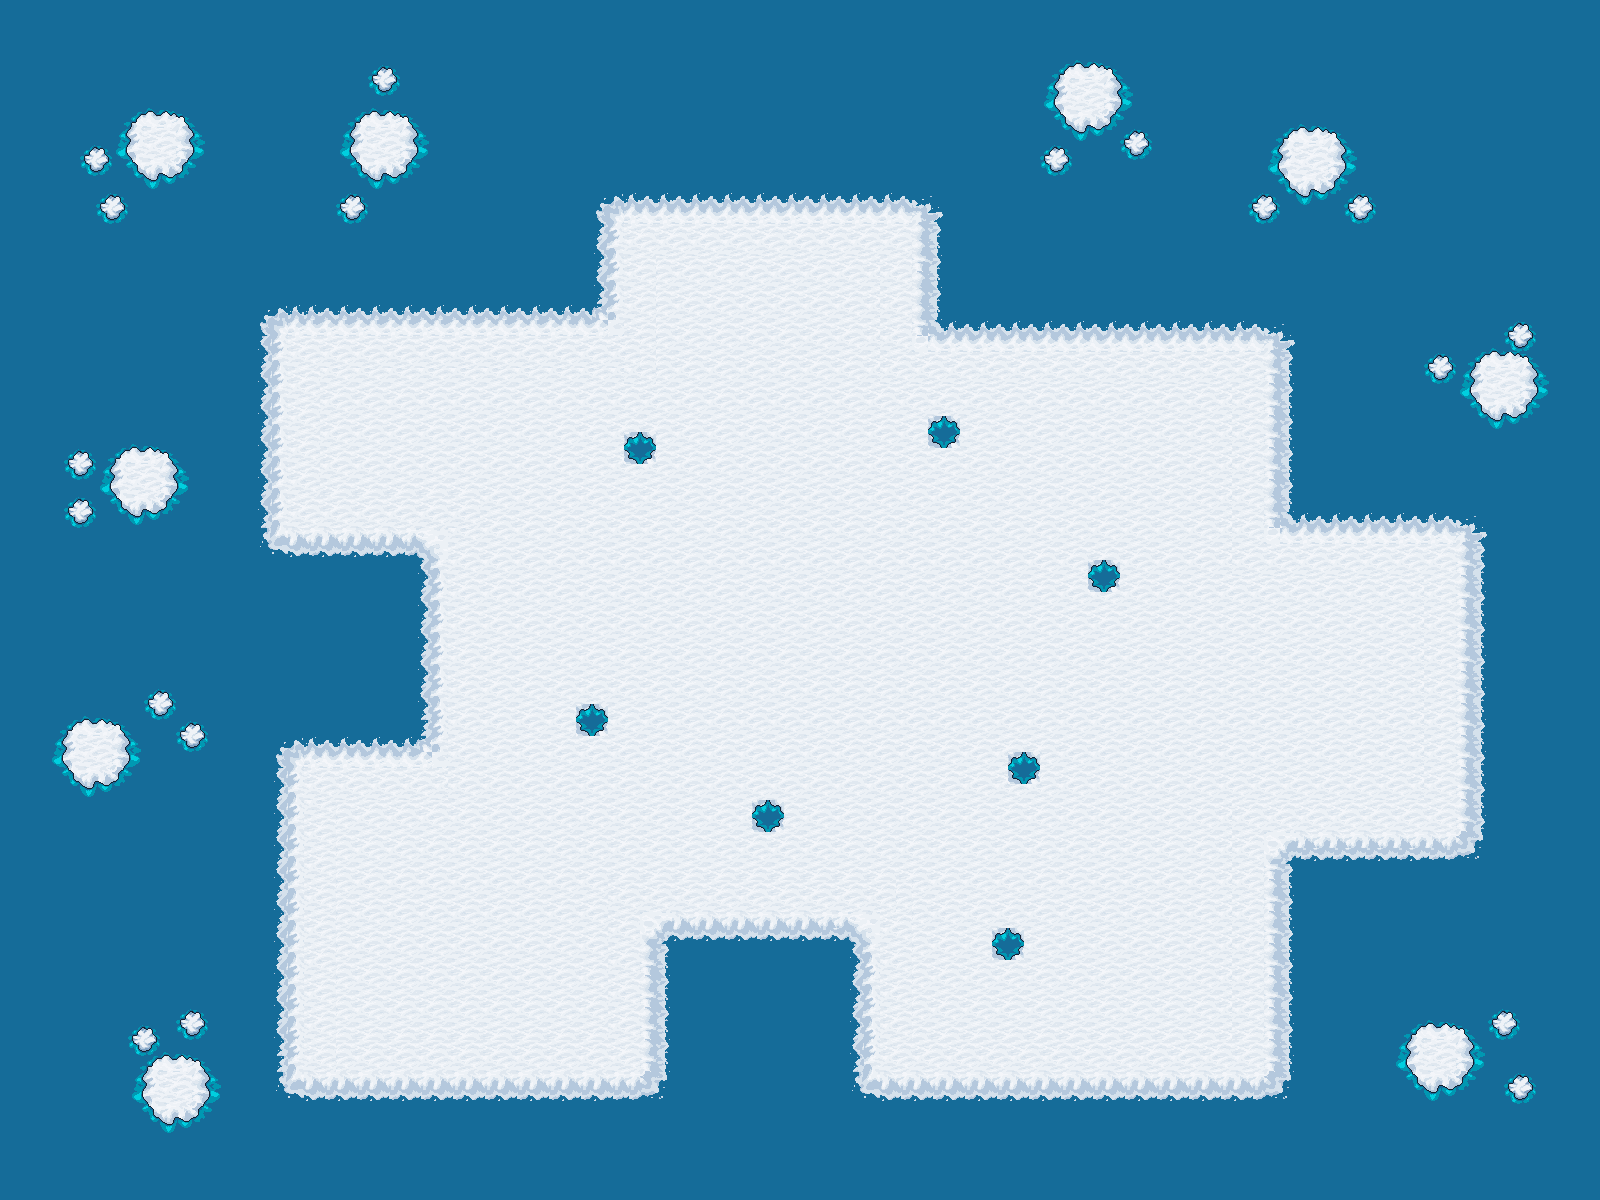

The image is a tile-based game level rendered from a .tmx file. Its description and source (layers, tilesets, objects; grid data summarised) follow:
An orthogonal 100x75 tile map with 16x16 px tiles, 4 tile layers (terrain, background, foreground, events), 4 tilesets.

<map version="1.0" orientation="orthogonal" renderorder="right-down" width="100" height="75" tilewidth="16" tileheight="16" nextobjectid="1">
 <tileset firstgid="1" name="tileset" tilewidth="16" tileheight="16" tilecount="5777">
  <image source="../../tileset.png" width="1744" height="848" />
 </tileset>
 <tileset firstgid="5778" name="terrain" tilewidth="16" tileheight="16" tilecount="4096">
  <image source="../../terrain.png" width="1024" height="1024" />
 </tileset>
 <tileset firstgid="9874" name="tileset-schnee" tilewidth="16" tileheight="16" tilecount="368">
  <image source="../../tileset-schnee.png" width="128" height="736" />
 </tileset>
 <tileset firstgid="10242" name="tileset-biome" tilewidth="16" tileheight="16" tilecount="9384">
  <image source="../../tileset-biome.png" width="2176" height="1104" />
 </tileset>
 <layer name="terrain" width="100" height="75">
  <data>[7500 cells, 7500 non-empty, 42 distinct tile ids]</data>
 </layer>
 <layer name="background" width="100" height="75">
  <data>[7500 cells, 3543 non-empty, 66 distinct tile ids]</data>
 </layer>
 <layer name="foreground" width="100" height="75">
  <data>[7500 cells, 0 non-empty, 0 distinct tile ids]</data>
 </layer>
 <objectgroup name="collisionobjects" />
 <layer name="events" width="100" height="75">
  <data>[7500 cells, 0 non-empty, 0 distinct tile ids]</data>
 </layer>
</map>
